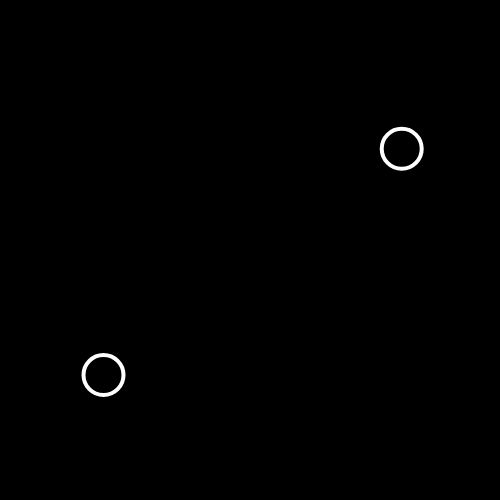
Frame 1 (no input)
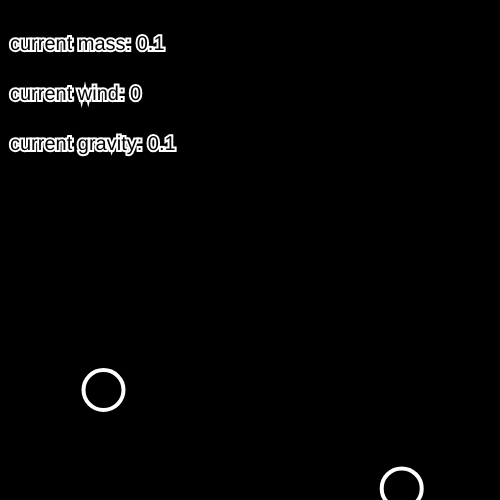
Frame 60 (no input)
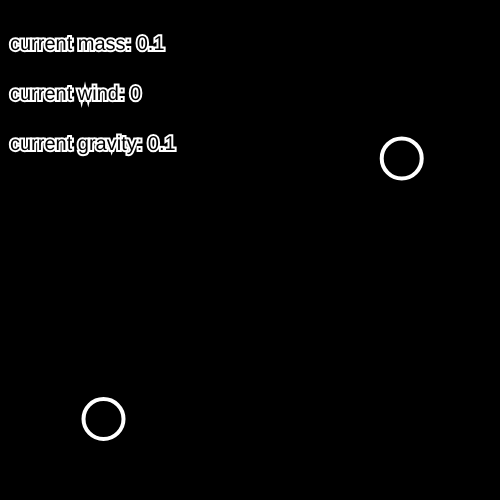
Frame 120 (the mouse pressed at the canvas centre since frame 60)

The p5.js sketch that drew these frames (run headless with seeded random() and noise() and a simulated clock; from frame 60 on, the mouse is pressed at the canvas centre):

// p5.js sketch
// ── sketch.js
var balls = []
var ballsCount = 2
var gravity
var sliderMass
var sliderWind
var sliderGravity
var bounceButton
var addBallButton
var bounce
var wind
var mass

function setup() {
  createCanvas(500,500)
  createP('Mass')
  sliderMass = createSlider(0.1, 2, 0.1, 0.1)
  createP('Wind')
  sliderWind = createSlider(-0.1, 0.1, 0, 0.01)
  createP('Gravity')
  sliderGravity = createSlider(-1, 1, 0.1, 0.1)
  gravity = createVector(0, sliderGravity.value())
  bounceButton = createButton('Bounce')
  bounceButton.mousePressed(bounce)
  addBallButton = createButton('Add ball')
  addBallButton.mousePressed(addBall)
  mass = createVector(0, sliderMass.value())
  wind = createVector(sliderWind.value(), 0)
  bounce = createVector(0, -10)
  for (let i = 0; i < ballsCount; i++) {
    balls.push(new Ball(random(2)))
  } 
}

function draw() {
  background(0)
  textSize(20)
  fill(0)
  text(`current mass: ${sliderMass.value()}`, 10, 50)
  text(`current wind: ${sliderWind.value()}`, 10, 100)
  text(`current gravity: ${sliderGravity.value()}`, 10, 150)
  mass.y = sliderMass.value()
  wind.x = sliderWind.value()
  gravity.y = sliderGravity.value()
  for (let ball of balls) {
    ball.applyForce(gravity)
    ball.applyForce(mass)
    ball.applyForce(wind)
    ball.update()
    ball.collision()
    ball.show()
  }
}

function bounce() {
  for (let ball of balls) {
    ball.applyForce(bounce)
  }  
}

function addBall() {
  balls.push(new Ball(random(2)))
}
// ── ball.js
function Ball(mass) {
  this.pos = createVector(random(width), random(height))
  this.vel = createVector(0, 0)
  this.acc = createVector(0, 0)
  this.mass = mass

  this.show = function () {
    noFill()
    stroke(255)
    strokeWeight(4)
    ellipse(this.pos.x, this.pos.y, 40, 40)
  }

  this.update = function () {
    this.vel.add(this.acc)
    this.pos.add(this.vel)
    this.acc.mult(0)
  }

  this.applyForce = function (force) {
    this.acc.add(force)
  }

  this.collision = function () {
    for (let ball of balls) {
      if (dist(ball.pos.x, ball.pos.y, this.pos.x, this.pos.y) < 40 && ball !== this) {
        this.vel.mult(-1)
        ball.vel.mult(-1)
      }
    }
    if (this.pos.x < 0) {
      this.pos.x = 0
      this.vel.x *= -1
    }
    if (this.pos.y < 0) {
      this.pos.y = 0
      this.vel.y *= -1
    } 
    if (this.pos.y > height) {
      this.pos.y = height
      this.vel.y *= -1
    } 
    if (this.pos.x > width) {
      this.pos.x = width
      this.vel.x *= -1
    }
  }
}
